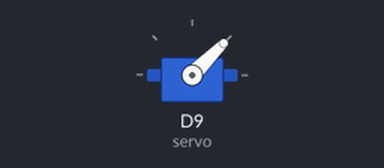
A program run on a simulated CircuitPython board. Parts: servo. Servo angles are drawn from the pulse width (0.5 ms = 0°, 2.5 ms = 180°).

Above: at 0.05 s.
Timing chart, 0 to 4.6 s (numbered marks = the images above):
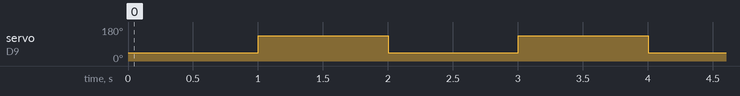

The program:

PWM_servo_control.py
```python
import time
import board
import pwmio

# Initialize PWM output for the servo (on pin D9):
servo = pwmio.PWMOut(board.D9, frequency=50)

# Create a function to simplify setting PWM duty cycle for the servo:
def servo_duty_cycle(pulse_ms, frequency=50):
    period_ms = 1.0 / frequency * 1000.0
    duty_cycle = int(pulse_ms / (period_ms / 65535.0))
    return duty_cycle


# Main loop will run forever moving between 1.0 and 2.0 mS long pulses:
while True:
    servo.duty_cycle = servo_duty_cycle(1.0)
    time.sleep(1.0)
    servo.duty_cycle = servo_duty_cycle(2.0)
    time.sleep(1.0)
```

Measured:
- by itself, servo on D9 (servo): alternates 135° for 1.0 s and 45° for 1.0 s
